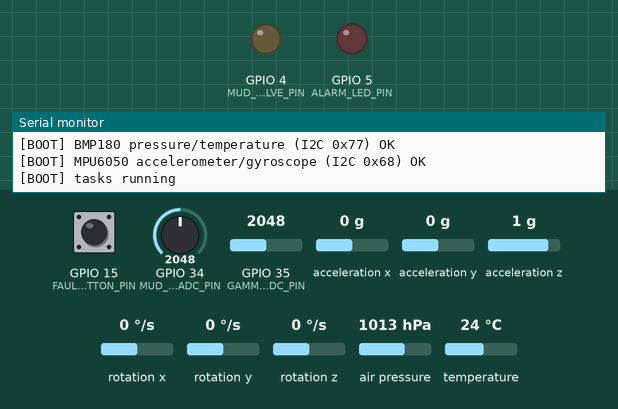
Recording of a program running on a simulated ESP32. Parts: output pins drawn as LEDs (lit = HIGH), the last lines printed to the serial monitor. Dashed ring = blinking. The test bench sets the inputs (shaded band); at power-on: acceleration x 0 g, GPIO 34 (MUD_FLOW_ADC_PIN) = 2048, GPIO 35 (GAMMA_RAY_ADC_PIN) = 2048, GPIO 15 (FAULT_BUTTON_PIN) HIGH, acceleration y 0 g, acceleration z 1 g, rotation x 0 °/s, rotation y 0 °/s, rotation z 0 °/s, air pressure 1013 hPa, temperature 24 °C (analog values on the 0–4095 scale).

Above: at 0.2 s.
1.4 s: acceleration x set to -1.4 g
At 4.35 s:
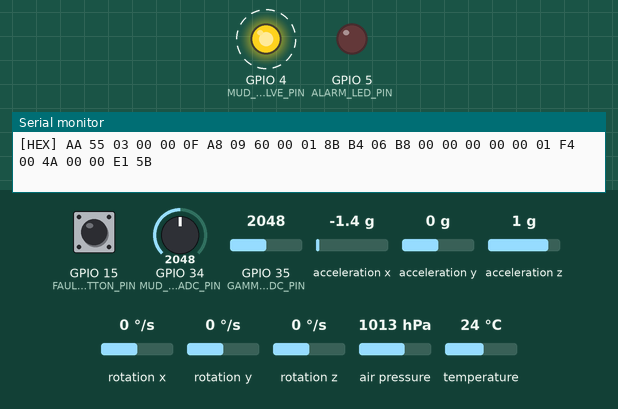
4.4 s: GPIO 34 (MUD_FLOW_ADC_PIN) set to 2866
7.4 s: GPIO 35 (GAMMA_RAY_ADC_PIN) set to 1228
10.4 s: GPIO 15 (FAULT_BUTTON_PIN) pulled LOW for 0.15 s
At 11.55 s:
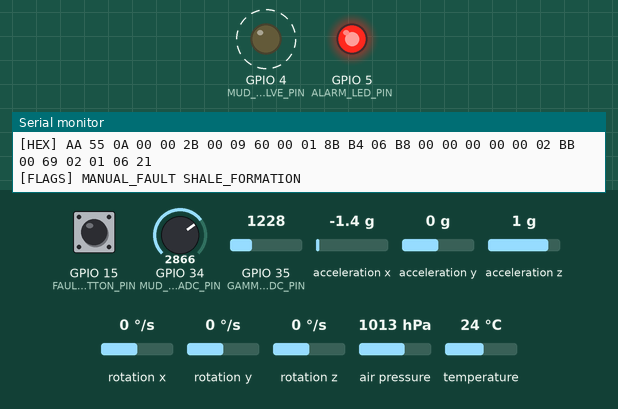
13.4 s: acceleration y set to -0.9 g
16.4 s: acceleration y set to -1.2 g
At 17.47 s:
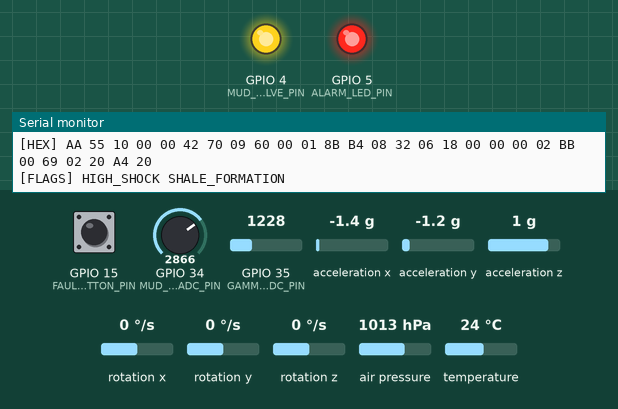
Timing chart, 0 to 20.4 s (numbered marks = the images above; inputs shaded):
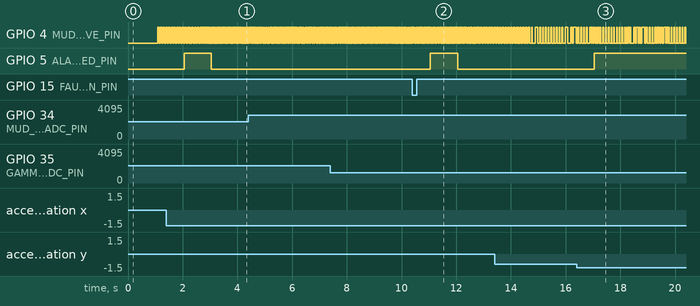

Measured:
- the behaviour switches between -1 and -1.1 g on acceleration y (found by bisection; images 2 and 3)
- after the input at 1.4 s, GPIO 5 (ALARM_LED_PIN): LOW → HIGH after 0.65 s, → LOW 1.0 s later
- after the input at 10.4 s, GPIO 5 (ALARM_LED_PIN): LOW → HIGH after 0.65 s, → LOW 1.0 s later
- after the input at 16.4 s, GPIO 5 (ALARM_LED_PIN): LOW → HIGH after 0.65 s

The program:

main.cpp
```cpp
// Downhole telemetry simulation for an ESP32 in Wokwi.
//
// Three FreeRTOS tasks pass data down a pipeline:
//
//   sampling task  --(sample queue)-->  telemetry task  --(uplink mailbox)-->  mud pulse task
//   reads sensors at 10 Hz              packs 10 samples into                  blinks the frame out
//                                       one 28-byte frame, checks              at 20 bits/s, like a
//                                       alarms, prints it                      mud pulser valve
//
// The fault button interrupt runs outside all of them and only raises a flag.

#include <Arduino.h>
#include <Wire.h>
#include <atomic>

#include "alarm_evaluator.h"
#include "config.h"
#include "drilling_window.h"
#include "mud_pulse_transmitter.h"
#include "sensors.h"
#include "serial_logger.h"
#include "telemetry_frame.h"
#include "telemetry_report.h"

static constexpr uint32_t SERIAL_BAUD_RATE = 115200;

// What travels from the telemetry task to the mud pulse task.
struct TelemetryPacket {
	uint8_t sequence_number;
	size_t frame_length;
	uint8_t frame_bytes[TELEMETRY_FRAME_LENGTH];
};

static PressureSensor pressure_sensor;
static MotionSensor motion_sensor;
static AnalogChannel mud_flow_channel(MUD_FLOW_ADC_PIN, MAXIMUM_MUD_FLOW_GALLONS_PER_MINUTE, false);
static AnalogChannel gamma_ray_channel(GAMMA_RAY_ADC_PIN, MAXIMUM_GAMMA_RAY_API, true);
static MudPulseTransmitter mud_pulse_transmitter(MUD_PULSE_VALVE_PIN, MUD_PULSE_BIT_PERIOD_MILLISECONDS);
static AlarmEvaluator alarm_evaluator(DEFAULT_ALARM_THRESHOLDS);

static QueueHandle_t sample_queue = nullptr;
static QueueHandle_t uplink_mailbox = nullptr;

static std::atomic<bool> manual_fault_pending(false);
static volatile uint32_t last_fault_milliseconds = 0;
static std::atomic<uint32_t> dropped_sample_count(0);

// ----- Interrupt -------------------------------------------------------------

void IRAM_ATTR on_fault_button_pressed() {
	const uint32_t now_milliseconds = millis();

	if (now_milliseconds - last_fault_milliseconds < FAULT_DEBOUNCE_MILLISECONDS) {
		return;
	}

	last_fault_milliseconds = now_milliseconds;
	manual_fault_pending.store(true);
}

// ----- Tasks -----------------------------------------------------------------

static void sampling_task(void* task_parameters) {
	TickType_t last_wake_tick = xTaskGetTickCount();

	while (true) {
		SensorSample sample{};
		sample.timestamp_milliseconds = millis();
		sample.pressure_ok = pressure_sensor.read(sample);
		sample.motion_ok = motion_sensor.read(sample);
		sample.mud_flow_gallons_per_minute = mud_flow_channel.read_scaled();
		sample.gamma_ray_api = gamma_ray_channel.read_scaled();

		// Never block here: if the telemetry task falls behind, count the loss instead of drifting.
		if (xQueueSend(sample_queue, &sample, 0) != pdTRUE) {
			dropped_sample_count++;
		}

		vTaskDelayUntil(&last_wake_tick, pdMS_TO_TICKS(SAMPLE_PERIOD_MILLISECONDS));
	}
}

static void telemetry_task(void* task_parameters) {
	DrillingWindow drilling_window;
	uint8_t sequence_number = 0;

	while (true) {
		SensorSample sample;
		if (xQueueReceive(sample_queue, &sample, portMAX_DELAY) != pdTRUE) {
			continue;
		}

		drilling_window.add_sample(sample);
		if (drilling_window.sample_count() < SAMPLES_PER_FRAME) {
			continue;
		}

		WindowSummary summary = drilling_window.build_summary();
		drilling_window.reset();

		summary.status_flags |= alarm_evaluator.evaluate(summary);
		if (manual_fault_pending.exchange(false)) {
			summary.status_flags |= STATUS_MANUAL_FAULT;
		}

		TelemetryPacket packet{};
		packet.sequence_number = sequence_number;
		packet.frame_length = encode_telemetry_frame(summary, sequence_number, packet.frame_bytes, sizeof(packet.frame_bytes));

		report_telemetry_frame(summary, sequence_number, packet.frame_bytes, packet.frame_length);
		digitalWrite(ALARM_LED_PIN, (summary.status_flags & STATUS_ALARM_MASK) ? HIGH : LOW);

		// The mailbox holds one packet. Overwriting means the slow mud pulser
		// always sends the newest frame and older ones are simply skipped.
		xQueueOverwrite(uplink_mailbox, &packet);

		const uint32_t dropped_samples = dropped_sample_count.exchange(0);
		if (dropped_samples > 0) {
			serial_logger.print_line("[WARNING] %lu samples dropped, telemetry task is behind", (unsigned long)dropped_samples);
		}

		sequence_number++;
	}
}

static void mud_pulse_task(void* task_parameters) {
	while (true) {
		TelemetryPacket packet;
		if (xQueueReceive(uplink_mailbox, &packet, portMAX_DELAY) != pdTRUE) {
			continue;
		}

		const uint32_t bit_count = mud_pulse_transmitter.bits_for_frame(packet.frame_length);
		serial_logger.print_line("[UPLINK] pulsing frame %u to surface: %lu bits at %lu bit/s",
			packet.sequence_number,
			(unsigned long)bit_count,
			(unsigned long)(1000 / MUD_PULSE_BIT_PERIOD_MILLISECONDS));

		const uint32_t start_milliseconds = millis();
		mud_pulse_transmitter.transmit(packet.frame_bytes, packet.frame_length);
		const uint32_t elapsed_milliseconds = millis() - start_milliseconds;

		serial_logger.print_line("[UPLINK] frame %u delivered in %lu ms", packet.sequence_number, (unsigned long)elapsed_milliseconds);
	}
}

// ----- Startup -----------------------------------------------------------------

static void report_sensor_start(const char* sensor_name, bool started) {
	if (started) {
		serial_logger.print_line("[BOOT] %s OK", sensor_name);
	} else {
		serial_logger.print_line("[BOOT] %s NOT FOUND, its data will be flagged as failed", sensor_name);
	}
}

void setup() {
	serial_logger.begin(SERIAL_BAUD_RATE);
	delay(100);
	serial_logger.print_line("[BOOT] downhole-telemetry-sim starting");

	Wire.begin(I2C_DATA_PIN, I2C_CLOCK_PIN);
	report_sensor_start("BMP180 pressure/temperature (I2C 0x77)", pressure_sensor.begin());
	report_sensor_start("MPU6050 accelerometer/gyroscope (I2C 0x68)", motion_sensor.begin());

	mud_flow_channel.begin();
	gamma_ray_channel.begin();
	mud_pulse_transmitter.begin();

	pinMode(ALARM_LED_PIN, OUTPUT);
	digitalWrite(ALARM_LED_PIN, LOW);

	pinMode(FAULT_BUTTON_PIN, INPUT_PULLUP);
	attachInterrupt(digitalPinToInterrupt(FAULT_BUTTON_PIN), on_fault_button_pressed, FALLING);

	sample_queue = xQueueCreate(SAMPLE_QUEUE_LENGTH, sizeof(SensorSample));
	uplink_mailbox = xQueueCreate(1, sizeof(TelemetryPacket));

	xTaskCreatePinnedToCore(sampling_task, "sampling", TASK_STACK_BYTES, nullptr, SAMPLING_TASK_PRIORITY, nullptr, 1);
	xTaskCreatePinnedToCore(telemetry_task, "telemetry", TASK_STACK_BYTES, nullptr, TELEMETRY_TASK_PRIORITY, nullptr, 1);
	xTaskCreatePinnedToCore(mud_pulse_task, "mud_pulse", TASK_STACK_BYTES, nullptr, MUD_PULSE_TASK_PRIORITY, nullptr, 1);

	serial_logger.print_line("[BOOT] tasks running");
}

void loop() {
	// All work happens in the tasks above, so the Arduino loop task can go away.
	vTaskDelete(nullptr);
}
```

mud_pulse_transmitter.h
```cpp
#pragma once

#include <Arduino.h>

// Simulates a mud pulser: a valve inside the drill pipe that briefly blocks
// the mud flow, sending a pressure pulse up to sensors at the surface.
// Here the "valve" is an LED: lit = valve closed = pressure pulse.
//
// Bits are sent with Manchester encoding (IEEE 802.3 convention). Every bit
// is split into two halves and always has a change in the middle:
//   bit 1 = low then high
//   bit 0 = high then low
// The surface can recover the timing from those mid-bit changes, and a long
// run of zeros or ones never looks like a dead line.
class MudPulseTransmitter {
	public:
		MudPulseTransmitter(uint8_t valve_pin, uint32_t bit_period_milliseconds);
		void begin();

		// Blocks for the whole transmission, so call it from its own task.
		void transmit(const uint8_t* data, size_t length);

		uint32_t bits_for_frame(size_t length) const;

	private:
		void send_byte(uint8_t value);
		void send_bit(bool bit_value);
		void hold_valve(bool valve_closed);

		uint8_t valve_pin_;
		TickType_t half_bit_ticks_;
		TickType_t last_wake_tick_ = 0;
};
```

sensors.h
```cpp
#pragma once

#include <Adafruit_BMP085_U.h>
#include <Adafruit_MPU6050.h>
#include <Adafruit_Sensor.h>

#include "drilling_data.h"

// Each sensor class hides its driver and fills only its own part of a SensorSample.
// If begin() failed, read() returns false without touching the bus, so one dead
// sensor never stops the others from reporting.

// BMP180 over I2C (address 0x77): temperature and pressure.
class PressureSensor {
	public:
		bool begin();
		bool read(SensorSample& sample);

	private:
		Adafruit_BMP085_Unified bmp_driver_{10085};
		bool is_ready_ = false;
};

// MPU6050 over I2C (address 0x68): 3-axis accelerometer and 3-axis gyroscope.
// Used for shock, jerk and rotation speed (stick-slip).
class MotionSensor {
	public:
		bool begin();
		bool read(SensorSample& sample);

	private:
		Adafruit_MPU6050 mpu_driver_;
		bool is_ready_ = false;
};

// Any analog input scaled linearly to 0..full_scale_value.
// inverted is for parts whose voltage falls as the quantity rises.
class AnalogChannel {
	public:
		AnalogChannel(uint8_t adc_pin, uint16_t full_scale_value, bool inverted);
		void begin();
		uint16_t read_scaled();

	private:
		uint8_t adc_pin_;
		uint16_t full_scale_value_;
		bool inverted_;
};
```

serial_logger.h
```cpp
#pragma once

#include <Arduino.h>

// Several tasks print to the same UART. A mutex makes sure one task finishes
// its line before another task starts, so lines never get mixed together.
class SerialLogger {
	public:
		void begin(uint32_t baud_rate);

		// printf-style formatting, one complete line per call.
		void print_line(const char* format, ...) __attribute__((format(printf, 2, 3)));

	private:
		SemaphoreHandle_t serial_mutex_ = nullptr;
};

extern SerialLogger serial_logger;
```

telemetry_report.h
```cpp
#pragma once

#include <stddef.h>
#include <stdint.h>

#include "drilling_data.h"

// Prints a frame three ways: decoded values a person can read, the raw bytes
// in hex (what really goes up the wire), and the names of any raised flags.
void report_telemetry_frame(const WindowSummary& summary, uint8_t sequence_number, const uint8_t* frame_bytes, size_t frame_length);
```

mud_pulse_transmitter.cpp
```cpp
#include "mud_pulse_transmitter.h"

// 0xAA is 10101010. A few of these before the frame let the surface lock onto the bit timing.
static constexpr uint8_t PREAMBLE_BYTE = 0xAA;
static constexpr size_t PREAMBLE_BYTE_COUNT = 2;
static constexpr int BITS_PER_BYTE = 8;

MudPulseTransmitter::MudPulseTransmitter(uint8_t valve_pin, uint32_t bit_period_milliseconds)
	: valve_pin_(valve_pin), half_bit_ticks_(pdMS_TO_TICKS(bit_period_milliseconds / 2)) {
}

void MudPulseTransmitter::begin() {
	pinMode(valve_pin_, OUTPUT);
	digitalWrite(valve_pin_, LOW);
}

uint32_t MudPulseTransmitter::bits_for_frame(size_t length) const {
	return (uint32_t)((PREAMBLE_BYTE_COUNT + length) * BITS_PER_BYTE);
}

void MudPulseTransmitter::transmit(const uint8_t* data, size_t length) {
	last_wake_tick_ = xTaskGetTickCount();

	for (size_t preamble_index = 0; preamble_index < PREAMBLE_BYTE_COUNT; preamble_index++) {
		send_byte(PREAMBLE_BYTE);
	}
	for (size_t byte_index = 0; byte_index < length; byte_index++) {
		send_byte(data[byte_index]);
	}

	digitalWrite(valve_pin_, LOW);
}

void MudPulseTransmitter::send_byte(uint8_t value) {
	for (int bit_index = BITS_PER_BYTE - 1; bit_index >= 0; bit_index--) {
		const bool bit_value = ((value >> bit_index) & 0x01) != 0;
		send_bit(bit_value);
	}
}

void MudPulseTransmitter::send_bit(bool bit_value) {
	if (bit_value) {
		hold_valve(false);
		hold_valve(true);
	} else {
		hold_valve(true);
		hold_valve(false);
	}
}

void MudPulseTransmitter::hold_valve(bool valve_closed) {
	digitalWrite(valve_pin_, valve_closed ? HIGH : LOW);

	// vTaskDelayUntil keeps every half-bit the same length, even if this task
	// was briefly interrupted, so the bit timing never drifts.
	vTaskDelayUntil(&last_wake_tick_, half_bit_ticks_);
}
```

sensors.cpp
```cpp
#include "sensors.h"

#include <Arduino.h>
#include <Wire.h>
#include <math.h>

static constexpr float HECTOPASCAL_TO_PASCAL = 100.0f;
static constexpr float CENTI_PER_UNIT = 100.0f;
static constexpr float STANDARD_GRAVITY_METERS_PER_SECOND_SQUARED = 9.80665f;
static constexpr float RADIANS_PER_SECOND_TO_RPM = 60.0f / (2.0f * (float)M_PI);
static constexpr uint8_t ADC_RESOLUTION_BITS = 12;
static constexpr uint16_t ADC_MAXIMUM_RAW = 4095;

// ----- PressureSensor -------------------------------------------------------

bool PressureSensor::begin() {
	is_ready_ = bmp_driver_.begin();
	return is_ready_;
}

bool PressureSensor::read(SensorSample& sample) {
	if (!is_ready_) {
		return false;
	}

	sensors_event_t pressure_event;
	bmp_driver_.getEvent(&pressure_event);
	if (pressure_event.pressure <= 0.0f) {
		return false;
	}

	float temperature_celsius = 0.0f;
	bmp_driver_.getTemperature(&temperature_celsius);

	sample.temperature_centi_celsius = (int32_t)lroundf(temperature_celsius * CENTI_PER_UNIT);
	sample.pressure_pascal = (uint32_t)lroundf(pressure_event.pressure * HECTOPASCAL_TO_PASCAL);
	return true;
}

// ----- MotionSensor ---------------------------------------------------------

bool MotionSensor::begin() {
	is_ready_ = mpu_driver_.begin(MPU6050_I2CADDR_DEFAULT, &Wire);
	if (!is_ready_) {
		return false;
	}

	mpu_driver_.setAccelerometerRange(MPU6050_RANGE_8_G);
	mpu_driver_.setGyroRange(MPU6050_RANGE_500_DEG);
	mpu_driver_.setFilterBandwidth(MPU6050_BAND_21_HZ);
	return true;
}

bool MotionSensor::read(SensorSample& sample) {
	if (!is_ready_) {
		return false;
	}

	sensors_event_t acceleration_event;
	sensors_event_t gyroscope_event;
	sensors_event_t chip_temperature_event;
	if (!mpu_driver_.getEvent(&acceleration_event, &gyroscope_event, &chip_temperature_event)) {
		return false;
	}

	const float acceleration_x_g = acceleration_event.acceleration.x / STANDARD_GRAVITY_METERS_PER_SECOND_SQUARED;
	const float acceleration_y_g = acceleration_event.acceleration.y / STANDARD_GRAVITY_METERS_PER_SECOND_SQUARED;
	const float acceleration_z_g = acceleration_event.acceleration.z / STANDARD_GRAVITY_METERS_PER_SECOND_SQUARED;

	// Total acceleration regardless of direction. Sitting still, this is 1 g (gravity).
	sample.acceleration_magnitude_g = sqrtf(acceleration_x_g * acceleration_x_g + acceleration_y_g * acceleration_y_g + acceleration_z_g * acceleration_z_g);

	// The z axis points along the drill string, so z rotation is how fast the bit turns.
	sample.rotation_rate_rpm = gyroscope_event.gyro.z * RADIANS_PER_SECOND_TO_RPM;
	return true;
}

// ----- AnalogChannel --------------------------------------------------------

AnalogChannel::AnalogChannel(uint8_t adc_pin, uint16_t full_scale_value, bool inverted)
	: adc_pin_(adc_pin), full_scale_value_(full_scale_value), inverted_(inverted) {
}

void AnalogChannel::begin() {
	analogReadResolution(ADC_RESOLUTION_BITS);
	pinMode(adc_pin_, INPUT);
}

uint16_t AnalogChannel::read_scaled() {
	uint32_t raw_value = (uint32_t)analogRead(adc_pin_);
	if (raw_value > ADC_MAXIMUM_RAW) {
		raw_value = ADC_MAXIMUM_RAW;
	}
	if (inverted_) {
		raw_value = ADC_MAXIMUM_RAW - raw_value;
	}
	return (uint16_t)((raw_value * full_scale_value_) / ADC_MAXIMUM_RAW);
}
```

serial_logger.cpp
```cpp
#include "serial_logger.h"

#include <stdarg.h>

static constexpr size_t LOG_LINE_CAPACITY = 192;

SerialLogger serial_logger;

void SerialLogger::begin(uint32_t baud_rate) {
	Serial.begin(baud_rate);
	serial_mutex_ = xSemaphoreCreateMutex();
}

void SerialLogger::print_line(const char* format, ...) {
	char line_buffer[LOG_LINE_CAPACITY];

	va_list argument_list;
	va_start(argument_list, format);
	vsnprintf(line_buffer, sizeof(line_buffer), format, argument_list);
	va_end(argument_list);

	xSemaphoreTake(serial_mutex_, portMAX_DELAY);
	Serial.println(line_buffer);
	xSemaphoreGive(serial_mutex_);
}
```

telemetry_report.cpp
```cpp
#include "telemetry_report.h"

#include <stdio.h>

#include "serial_logger.h"

static constexpr size_t TEXT_LINE_CAPACITY = 160;
static constexpr float CENTI_PER_UNIT = 100.0f;
static constexpr float MILLI_PER_UNIT = 1000.0f;

static void report_values(const WindowSummary& summary, uint8_t sequence_number) {
	serial_logger.print_line(
		"[FRAME %3u] t=%lums T=%.2fC P=%luPa shock=%.2fg jerk=%.1fg/s rpm=%d slip=%u%% flow=%ugpm gamma=%uAPI flags=0x%04X",
		sequence_number,
		(unsigned long)summary.timestamp_milliseconds,
		summary.temperature_centi_celsius / CENTI_PER_UNIT,
		(unsigned long)summary.pressure_pascal,
		summary.peak_shock_milli_g / MILLI_PER_UNIT,
		summary.peak_jerk_milli_g_per_second / MILLI_PER_UNIT,
		summary.average_rotation_rpm,
		summary.stick_slip_percent,
		summary.mud_flow_gallons_per_minute,
		summary.gamma_ray_api,
		summary.status_flags);
}

static void report_hex(const uint8_t* frame_bytes, size_t frame_length) {
	char hex_line[TEXT_LINE_CAPACITY];
	size_t written_length = snprintf(hex_line, sizeof(hex_line), "[HEX]");

	for (size_t byte_index = 0; byte_index < frame_length; byte_index++) {
		if (written_length >= sizeof(hex_line)) {
			break;
		}
		written_length += snprintf(hex_line + written_length, sizeof(hex_line) - written_length, " %02X", frame_bytes[byte_index]);
	}

	serial_logger.print_line("%s", hex_line);
}

static void report_flags(uint16_t status_flags) {
	if (status_flags == 0) {
		return;
	}

	char flag_line[TEXT_LINE_CAPACITY];
	size_t written_length = snprintf(flag_line, sizeof(flag_line), "[FLAGS]");

	for (int bit_position = 0; bit_position < STATUS_FLAG_COUNT; bit_position++) {
		if (written_length >= sizeof(flag_line)) {
			break;
		}
		if (status_flags & (1u << bit_position)) {
			written_length += snprintf(flag_line + written_length, sizeof(flag_line) - written_length, " %s", status_flag_name(bit_position));
		}
	}

	serial_logger.print_line("%s", flag_line);
}

void report_telemetry_frame(const WindowSummary& summary, uint8_t sequence_number, const uint8_t* frame_bytes, size_t frame_length) {
	report_values(summary, sequence_number);
	report_hex(frame_bytes, frame_length);
	report_flags(summary.status_flags);
}
```

Source omitted: config.h (2881 bytes)
